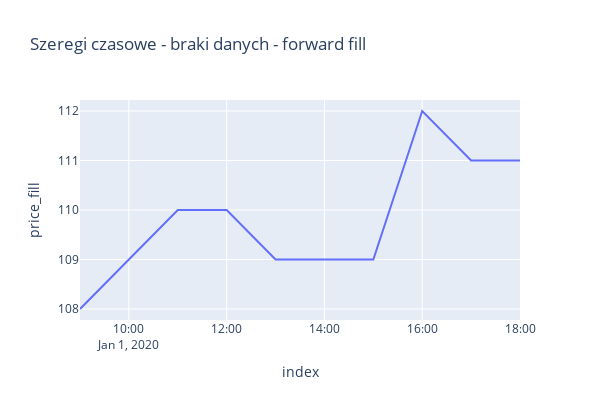

The code cell stored with this chart in its notebook:
### Markdown cell above
Wypełnienie braków metodą forward fill

### Code cell
df_plotly = df.reset_index()
df_plotly['price_fill'] = df_plotly['price'].ffill()
px.line(df_plotly, 'index', 'price_fill', width=600, height=400, 
        title='Szeregi czasowe - braki danych - forward fill')

### Figure 1 — Plotly figure (JSON) as saved in the notebook; plotly's stock layout.template omitted (floating-point values rounded to 4 significant figures)
{"data": [{"hovertemplate": "index=%{x}<br>price_fill=%{y}<extra></extra>", "legendgroup": "", "line": {"color": "#636efa", "dash": "solid"}, "marker": {"symbol": "circle"}, "mode": "lines", "name": "", "orientation": "v", "showlegend": false, "type": "scatter", "x": ["2020-01-01T09:00:00", "2020-01-01T10:00:00", "2020-01-01T11:00:00", "2020-01-01T12:00:00", "2020-01-01T13:00:00", "2020-01-01T14:00:00", "2020-01-01T15:00:00", "2020-01-01T16:00:00", "2020-01-01T17:00:00", "2020-01-01T18:00:00"], "xaxis": "x", "y": [108, 109, 110, 110, 109, 109, 109, 112, 111, 111], "yaxis": "y"}], "layout": {"height": 400, "legend": {"tracegroupgap": 0}, "title": {"text": "Szeregi czasowe - braki danych - forward fill"}, "width": 600, "xaxis": {"anchor": "y", "domain": [0, 1], "title": {"text": "index"}}, "yaxis": {"anchor": "x", "domain": [0, 1], "title": {"text": "price_fill"}}}}
